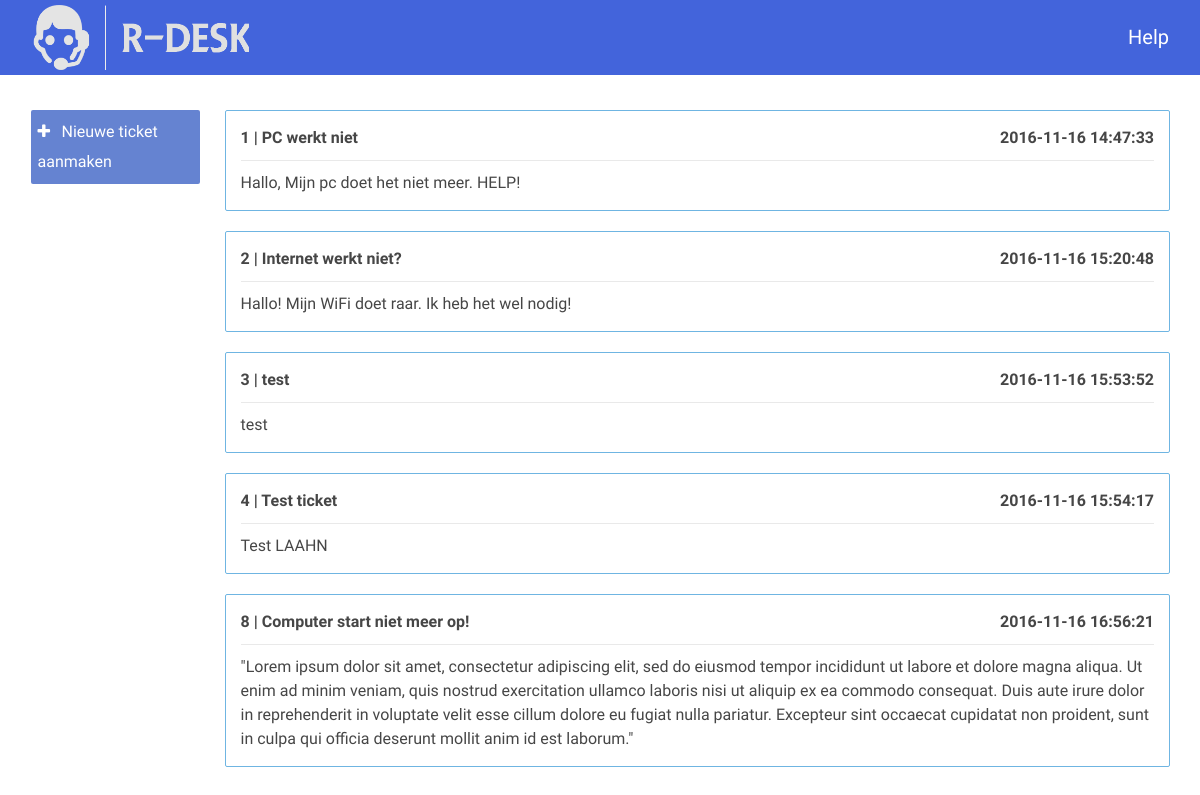
The page /tickets.php on the database as committed earlier.
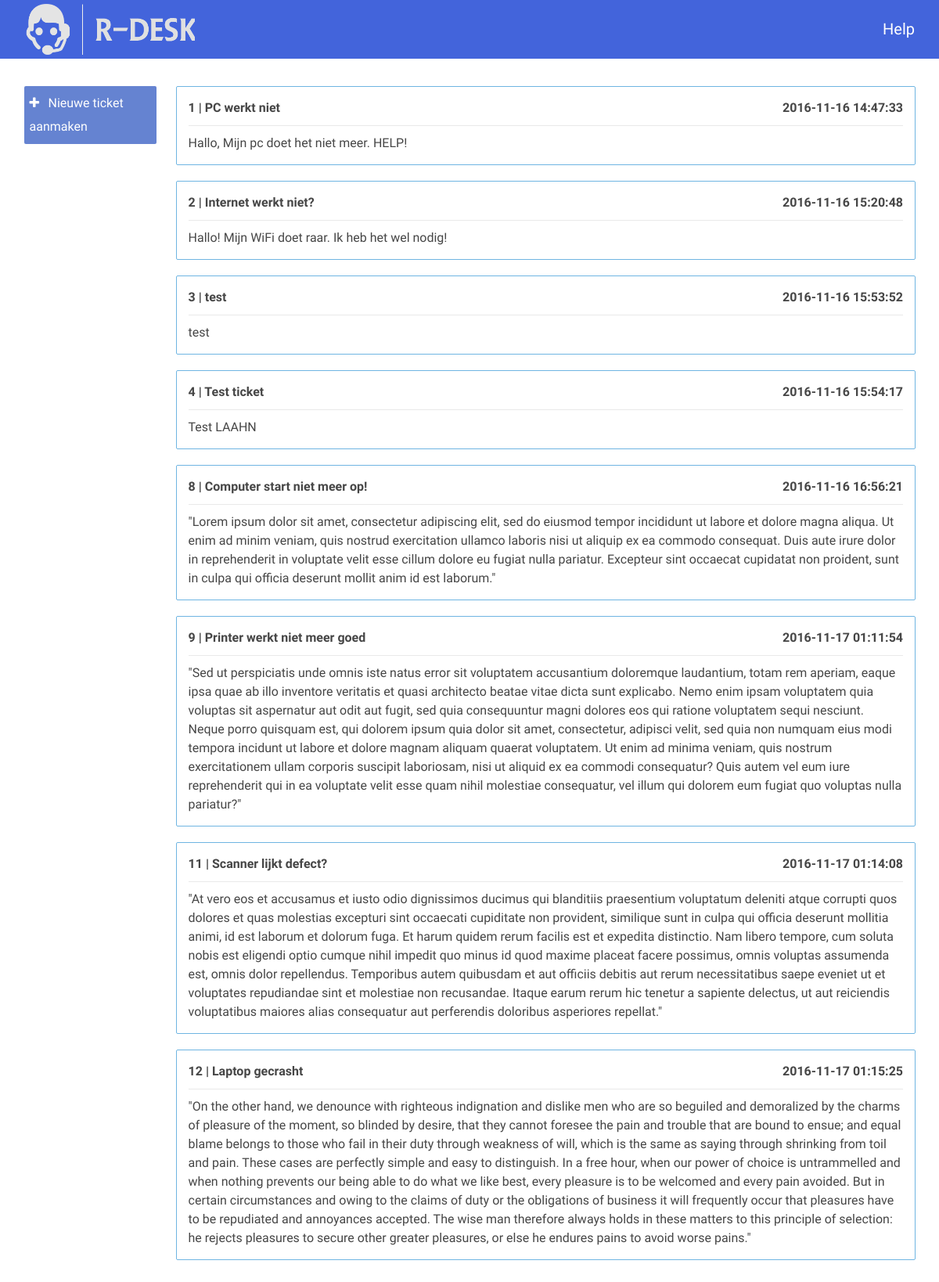
The same page on the database as committed later.
### tables this page shows
CREATE TABLE IF NOT EXISTS `tickets` (
  `ticket_id` int(11) NOT NULL AUTO_INCREMENT,
  `subject` varchar(255) NOT NULL,
  `msg` text NOT NULL,
  `priority` int(11) NOT NULL,
  `date` datetime NOT NULL DEFAULT CURRENT_TIMESTAMP,
  `status` varchar(255) NOT NULL,
  PRIMARY KEY (`ticket_id`)
);

### includes/tickets_overview.php (called while the page is built)
<?php include('controllers/ticket.php'); ?>

### controllers/ticket.php (the view, shortened to what this page needs)
<?php
	include('dbconnect.php');
	$sql 	= "SELECT * FROM tickets";
	$result	= $conn->query($sql);
	if ($result->num_rows > 0) {
		while($row = $result->fetch_assoc()) {
			echo
			"
				<div class='ticket'>
					<div class='ticket_title'>
						".$row['ticket_id']." | ".$row['subject']."
						<span class='date'>".$row['date']."</span>
					</div>
						<hr>
					<div class='ticket_body'>
						".$row['msg']."
					</div>
				";
			echo "</div>";
		}
	}
?>

### includes/header.php (shortened to what this page needs)
<!DOCTYPE html>
<html>
<head>
	<link rel="stylesheet" type="text/css" href="assets/css/font-awesome.css">
	<link rel="stylesheet" type="text/css" href="assets/css/kube.css">
	<link rel="stylesheet" type="text/css" href="assets/css/main.css">
</head>
<body>
<?php
	if(ISSET($_SESSION['email'])) {
		include('includes/nav_loggedin.php');
	}
	else {
		include('includes/nav.php');
	}
?>

### includes/nav.php
<div class="head_nav">
	<div class="wrapper">
		<img src="assets/images/rdesk_logo_white.png">
		<ul>
			<li>Help</li>
		</ul>
	</div>
</div>

### tickets.php (shortened to what this page needs)
<?php
	include('includes/header.php');
?>
	<div class="content">
		<div class="wrapper">
			<div class="row">
				<div class="col col-2">
					<?php include('includes/side_menu.php'); ?>
				</div>
				<div class="col col-10">
					<?php include('includes/tickets_overview.php'); ?>
				</div>
			</div>
		</div>
	</div>
<?php include('includes/footer.php'); ?>

### includes/side_menu.php (shortened to what this page needs)
<div class="menu">
	<p class='add_ticket_btn'>
		<i class="fa fa-plus" aria-hidden="true"></i>
		Nieuwe ticket aanmaken
	</p>
</div>

### includes/footer.php
</body>
</html>

### assets/css/kube.css (style rules this page uses)
html { box-sizing: border-box; }
*, *:before, *:after { box-sizing: inherit; }
* { margin: 0; padding: 0; border: 0; outline: 0; font-size: 100%; vertical-align: baseline; background: transparent; }
img, video, audio { max-width: 100%; }
img, video { height: auto; }
body { font-family: "Helvetica Neue", Helvetica, sans-serif; line-height: 24px; font-size: 16px; color: #333; background-color: #fff; }
ul, ol, ul ul, ol ol, ul ol, ol ul { margin: 0 0 0 24px; }
p, blockquote, hr, pre, ol, ul, dl, table, fieldset, figure, address, form { margin-bottom: 16px; }
hr { border-bottom: 1px solid rgba(0, 0, 0, 0.1); margin-top: -1px; }
.row { display: -ms-flexbox; display: -webkit-flex; display: flex; -ms-flex-wrap: wrap; -webkit-flex-wrap: wrap; flex-wrap: wrap; margin-left: -2.12766%; }
.col { -ms-flex-grow: 1; -webkit-flex-grow: 1; flex-grow: 1; -webkit-flex-basis: 0; -ms-flex-basis: 0; flex-basis: 0; max-width: 100%; padding-left: 2.12766%; }
.col-2 { flex-basis: 16.66667%; max-width: 16.66667%; width: 16.66667%; }
.col-10 { flex-basis: 83.33333%; max-width: 83.33333%; width: 83.33333%; }

### assets/css/main.css (style rules this page uses)
body { font-family: 'Didact Gothic', sans-serif; color: black; }
hr { margin: 10px 0; }
.head_nav { position: absolute; height: 75px; background: #4364db; color: white; left: 0; right: 0; font-size: 20px; }
.head_nav .wrapper { width: 95%; max-width: 1400px; position: relative; margin: auto; }
.head_nav .wrapper img { height: 65px; width: auto; margin-top: 5px; }
.head_nav .wrapper ul { list-style: none; position: absolute; top: 0px; right: 1px; line-height: 75px; }
.head_nav .wrapper ul li { display: inline-block; margin-left: 20px; height: 75px; }
.content { padding-top: 110px; padding-bottom: 20px; }
.content .wrapper { width: 95%; max-width: 1400px; margin: auto; }
.ticket { width: 100%; border: 1px solid #56a9dd; border-radius: 2px; padding: 15px; position: relative; color: #262626; overflow: hidden; margin-bottom: 20px; opacity: 0.85; }
.ticket .ticket_title { font-weight: bold; }
.ticket .ticket_title span { position: absolute; right: 15px; }
.menu p { width: 100%; display: block; min-height: 30px; line-height: 30px; background: #3f65c6; opacity: 0.8; color: white; padding: 7px; border-radius: 2px; cursor: pointer; }
.menu i { width: 20px; }

Rows that differ between the two databases and show on the page:
added tickets: ticket_id "9", subject "Printer werkt niet meer goed", date "2016-11-17 01:11:54", msg "\"Sed ut perspiciatis unde omnis iste natus error sit voluptatem accusantium doloremque laudantium, totam rem aperiam, eaque ipsa quae ab illo inventore veritatis et quasi architecto beatae vitae dicta sunt explicabo. Nemo enim ipsam voluptatem quia voluptas sit aspernatur aut odit aut fugit, sed quia consequuntur magni dolores eos qui ratione voluptatem sequi nesciunt. Neque porro quisquam est, qui dolorem ipsum quia dolor sit amet, consectetur, adipisci velit, sed quia non numquam eius modi tempora incidunt ut labore et dolore magnam aliquam quaerat voluptatem. Ut enim ad minima veniam, quis nostrum exercitationem ullam corporis suscipit laboriosam, nisi ut aliquid ex ea commodi…"
added tickets: ticket_id "11", subject "Scanner lijkt defect?", date "2016-11-17 01:14:08", msg "\"At vero eos et accusamus et iusto odio dignissimos ducimus qui blanditiis praesentium voluptatum deleniti atque corrupti quos dolores et quas molestias excepturi sint occaecati cupiditate non provident, similique sunt in culpa qui officia deserunt mollitia animi, id est laborum et dolorum fuga. Et harum quidem rerum facilis est et expedita distinctio. Nam libero tempore, cum soluta nobis est eligendi optio cumque nihil impedit quo minus id quod maxime placeat facere possimus, omnis voluptas assumenda est, omnis dolor repellendus. Temporibus autem quibusdam et aut officiis debitis aut rerum necessitatibus saepe eveniet ut et voluptates repudiandae sint et molestiae non recusandae. Itaque…"
added tickets: ticket_id "12", subject "Laptop gecrasht", date "2016-11-17 01:15:25", msg "\"On the other hand, we denounce with righteous indignation and dislike men who are so beguiled and demoralized by the charms of pleasure of the moment, so blinded by desire, that they cannot foresee the pain and trouble that are bound to ensue; and equal blame belongs to those who fail in their duty through weakness of will, which is the same as saying through shrinking from toil and pain. These cases are perfectly simple and easy to distinguish. In a free hour, when our power of choice is untrammelled and when nothing prevents our being able to do what we like best, every pleasure is to be welcomed and every pain avoided. But in certain circumstances and owing to the claims of duty or the…"
